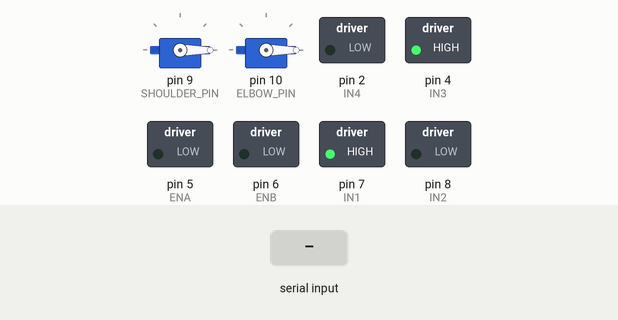
Bench run of a sketch on a simulated Arduino Uno, built with avr-gcc and run on an emulated ATmega328P. Shown: 2 × servo, switched loads named in the sketch (green lamp = pin HIGH). The test bench sets the inputs (shaded band).

Above: at 1.2 s.
1.3 s: "D,1\n" received over Serial
At 1.6 s:
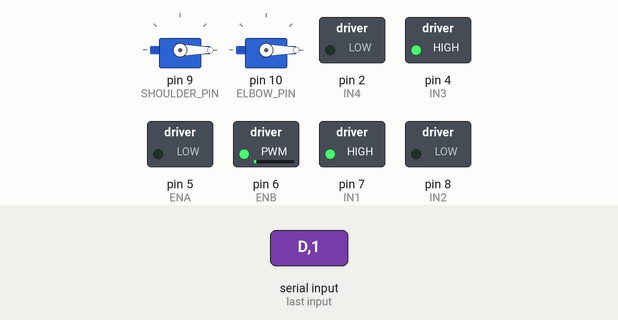
2.8 s: "D,150\n" received over Serial
At 4.0 s:
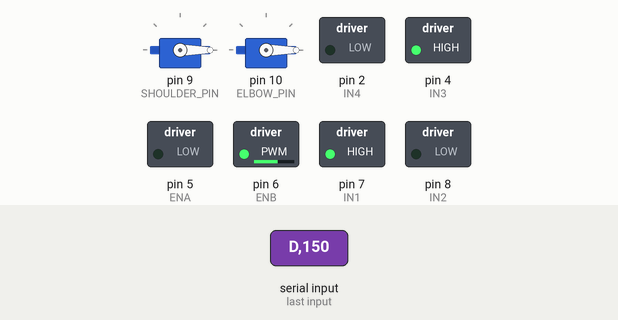
4.3 s: "A,150\n" received over Serial
At 5.2 s:
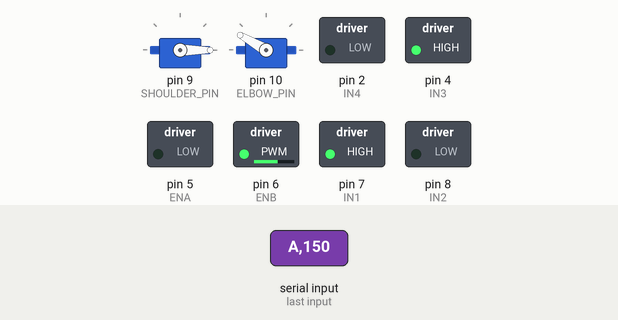
5.8 s: "D,45\n" received over Serial
At 6.3 s:
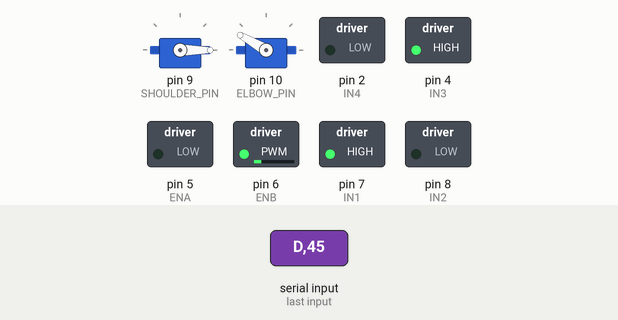
7.3 s: "A,45\n" received over Serial
At 8.5 s:
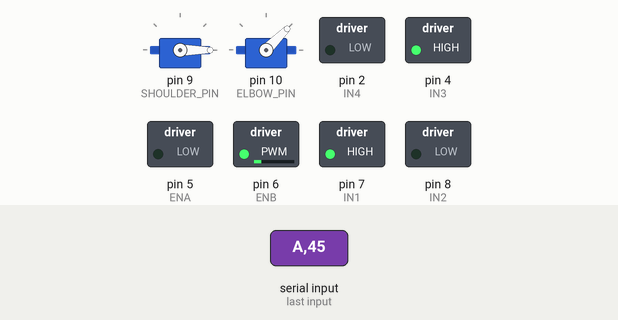
8.8 s: "D,150\n" received over Serial
At 9.8 s:
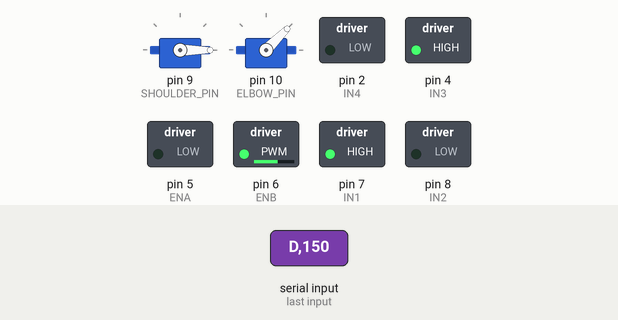
Timing chart, 0 to 11.3 s (numbered marks = the images above; inputs shaded):
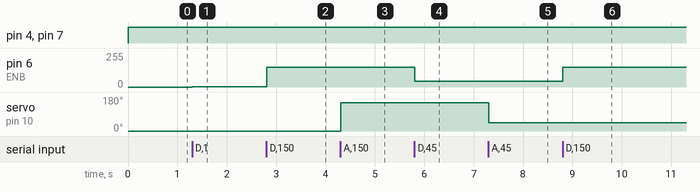

The sketch:

multi_motor_robot_588.ino
```cpp
// snippet: multi_motor_robot_588
// tags: robot, multi-motor, differential-drive, millis, servo
// boards: avr, megaavr, nano33iot, rp2040
// not-tags: romi32u4
// library: Servo
// description: Tank with arm: differential drive (L298N ENA=5,IN1=7,IN2=8,ENB=6,IN3=4,IN4=2) plus 2-DOF arm (shoulder servo pin 9, elbow servo pin 10)
// prompts: differential, drive, (l298n, 5–10), 2-dof, (shoulder
// verified: compile-only
// source: kd-generated (id 588)
// exact-include: Servo.h

#include <Servo.h>

// Motor pins (L298N). Enable pins are PWM (Timer0 on AVR); direction pins are plain digital.
const int ENA = 5;   // left speed  (PWM)
const int IN1 = 7;   // left direction
const int IN2 = 8;
const int ENB = 6;   // right speed (PWM)
const int IN3 = 4;   // right direction
const int IN4 = 2;

// Servo pins. On AVR the Servo library takes over Timer1 (pins 9/10), so those are
// reserved for the servos and kept clear of the motor PWM pins above.
const int SHOULDER_PIN = 9;
const int ELBOW_PIN = 10;

Servo shoulder;
Servo elbow;

int driveLeft = 0;
int driveRight = 0;
int shoulderAngle = 0;
int elbowAngle = 0;

void setup() {
  Serial.begin(9600);

  // Motor setup
  pinMode(ENA, OUTPUT);
  pinMode(IN1, OUTPUT);
  pinMode(IN2, OUTPUT);
  pinMode(ENB, OUTPUT);
  pinMode(IN3, OUTPUT);
  pinMode(IN4, OUTPUT);

  // Servo setup
  shoulder.attach(SHOULDER_PIN);
  elbow.attach(ELBOW_PIN);

  // Initialize motor and servo states
  driveLeft = 0;
  driveRight = 0;
  shoulderAngle = 0;
  elbowAngle = 0;

  // Set initial motor and servo positions
  analogWrite(ENA, driveLeft);
  analogWrite(ENB, driveRight);
  shoulder.write(shoulderAngle);
  elbow.write(elbowAngle);
}

void loop() {
  if (Serial.available() > 0) {
    String command = Serial.readStringUntil('\n');
    if (command.startsWith("D")) {
      parseDriveCommand(command);
    } else if (command.startsWith("A")) {
      parseArmCommand(command);
    }
  }

  // Update motor and servo states
  updateMotors();
  updateServos();
}

void parseDriveCommand(String command) {
  int commaIndex = command.indexOf(',');
  if (commaIndex != -1) {
    driveLeft = command.substring(1, commaIndex).toInt();
    driveRight = command.substring(commaIndex + 1).toInt();
  }
}

void parseArmCommand(String command) {
  int commaIndex = command.indexOf(',');
  if (commaIndex != -1) {
    shoulderAngle = command.substring(1, commaIndex).toInt();
    elbowAngle = command.substring(commaIndex + 1).toInt();
  }
}

void updateMotors() {
  // Left motor: sign of driveLeft selects direction, magnitude sets speed.
  digitalWrite(IN1, driveLeft >= 0 ? HIGH : LOW);
  digitalWrite(IN2, driveLeft >= 0 ? LOW : HIGH);
  analogWrite(ENA, constrain(abs(driveLeft), 0, 255));

  // Right motor.
  digitalWrite(IN3, driveRight >= 0 ? HIGH : LOW);
  digitalWrite(IN4, driveRight >= 0 ? LOW : HIGH);
  analogWrite(ENB, constrain(abs(driveRight), 0, 255));
}

void updateServos() {
  shoulder.write(shoulderAngle);
  elbow.write(elbowAngle);
}
```

Measured:
- after the input at 1.3 s, pin 6 (ENB): 0/255 → 1/255 at once
- after the input at 2.8 s, pin 6 (ENB): 1/255 → 150/255 at once
- after the input at 4.3 s, servo on pin 10 (ELBOW_PIN): 0° → 150° at once
- after the input at 5.8 s, pin 6 (ENB): 150/255 → 45/255 at once
- after the input at 7.3 s, servo on pin 10 (ELBOW_PIN): 150° → 45° at once
- after the input at 8.8 s, pin 6 (ENB): 45/255 → 150/255 at once
